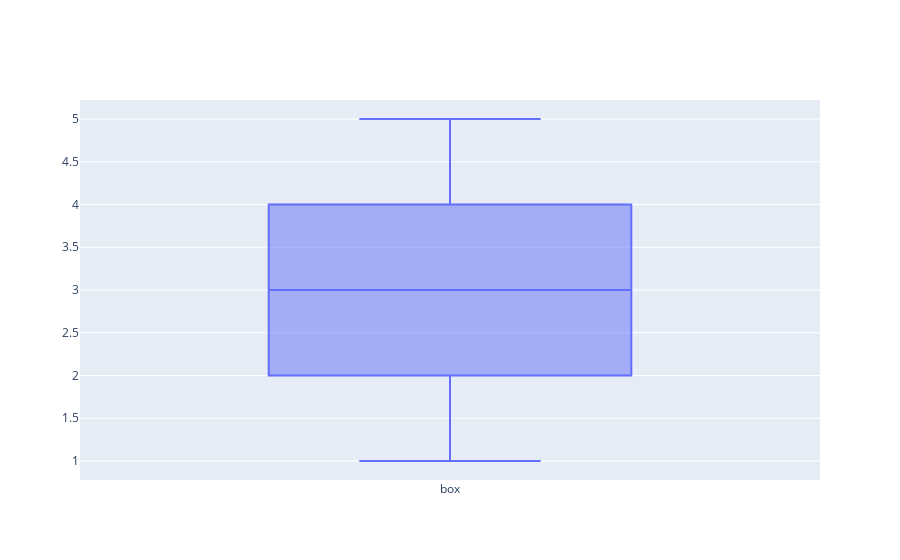

The notebook cell this image was saved under:
### Code cell
import plotly.graph_objects as go

# Sample data
data = [1, 2, 2, 3, 3, 3, 4, 4, 5]

# Create a trace (correct 'y' for box plot data)
trace = go.Box(
    y=data,  # Box plot uses data on the y-axis
    name='box'
)

# Create a figure and plot it
fig = go.Figure(data=[trace])

# Show the plot (use fig.show() instead of pyo.plot)
fig.show()

### Figure 1 — Plotly figure (JSON) as saved in the notebook; plotly's stock layout.template omitted (floating-point values rounded to 4 significant figures)
{"data": [{"name": "box", "type": "box", "y": [1, 2, 2, 3, 3, 3, 4, 4, 5]}], "layout": {}}
